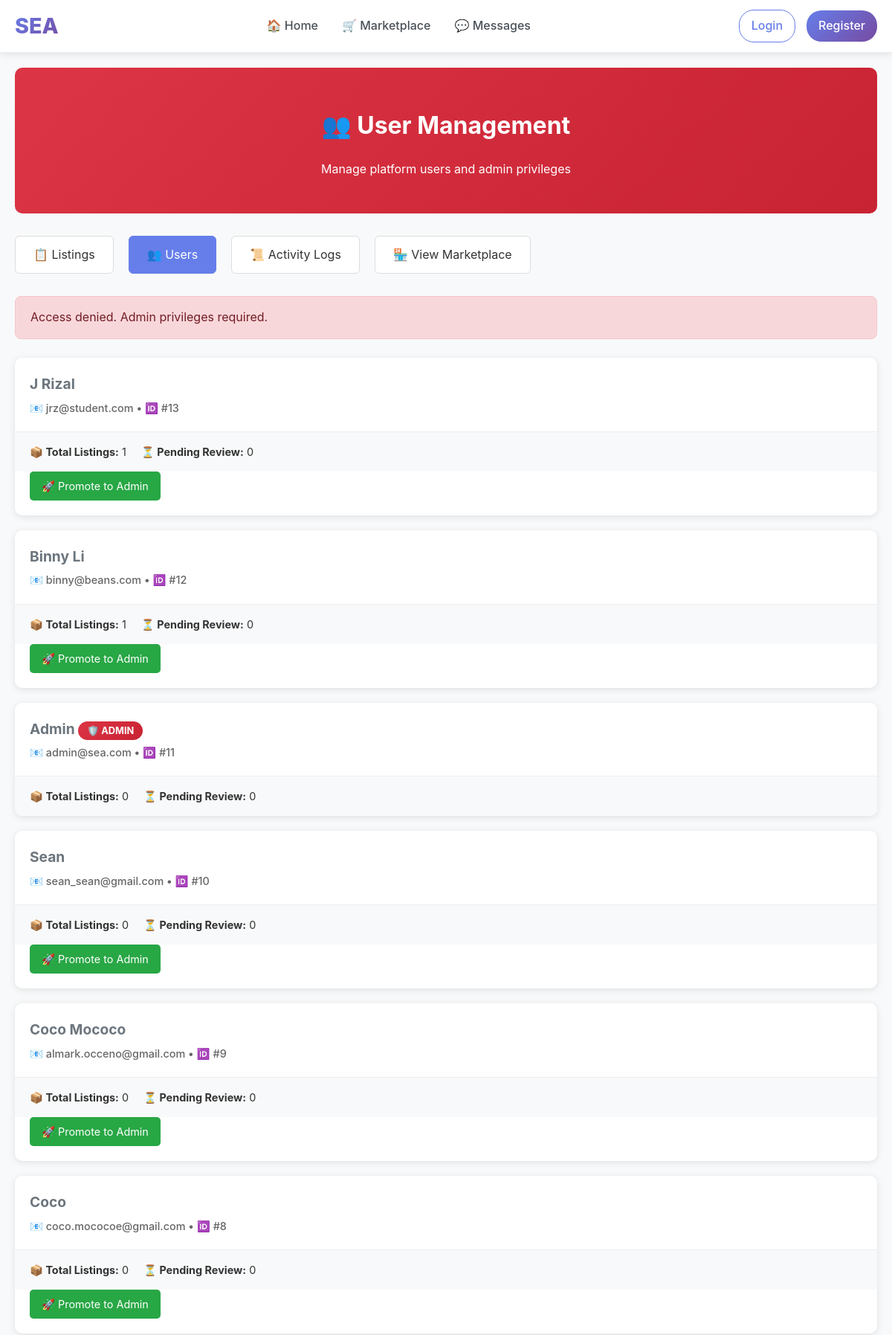
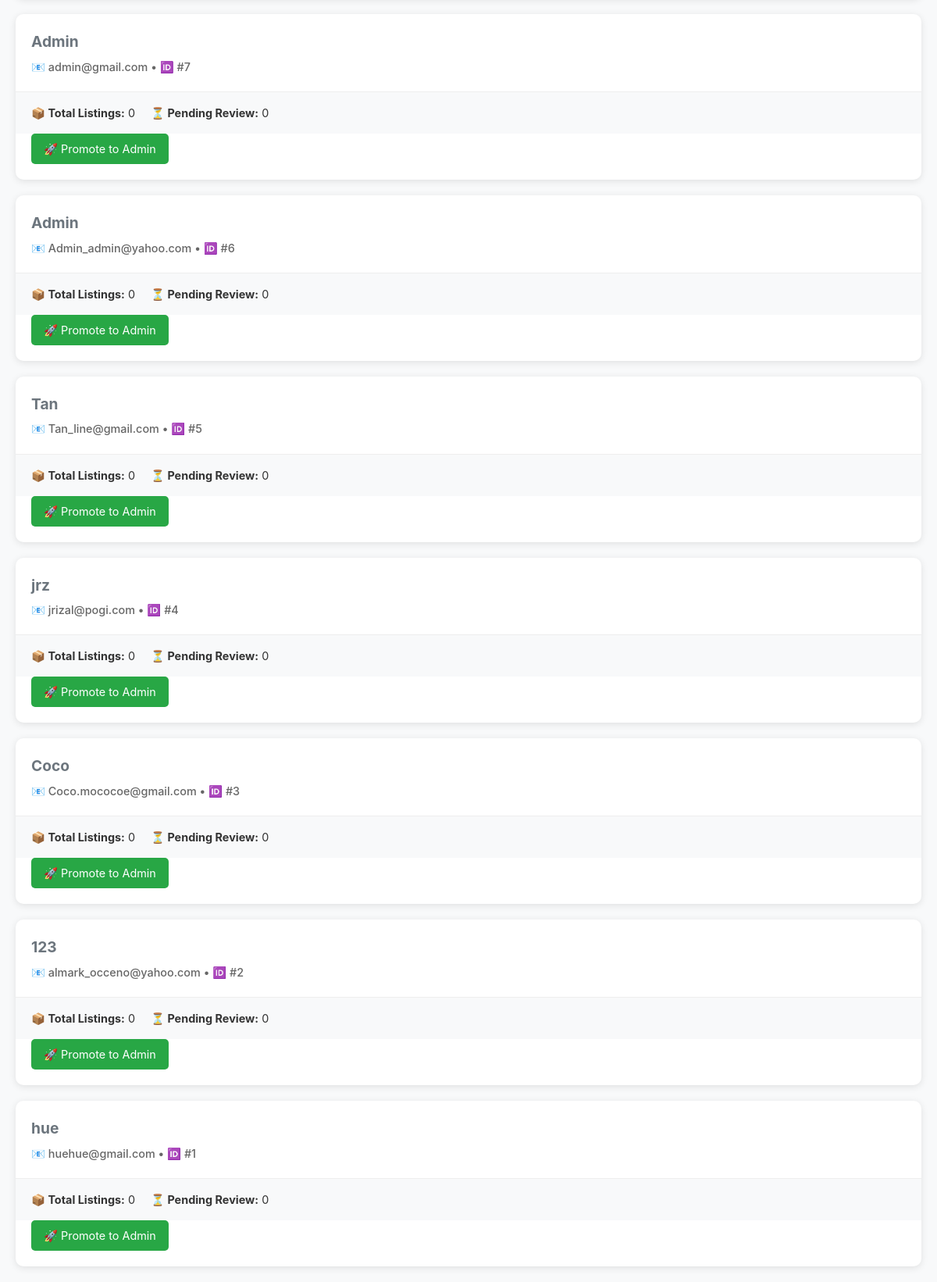
Before: /admin/users with the older database file (2 pictures, top to bottom).
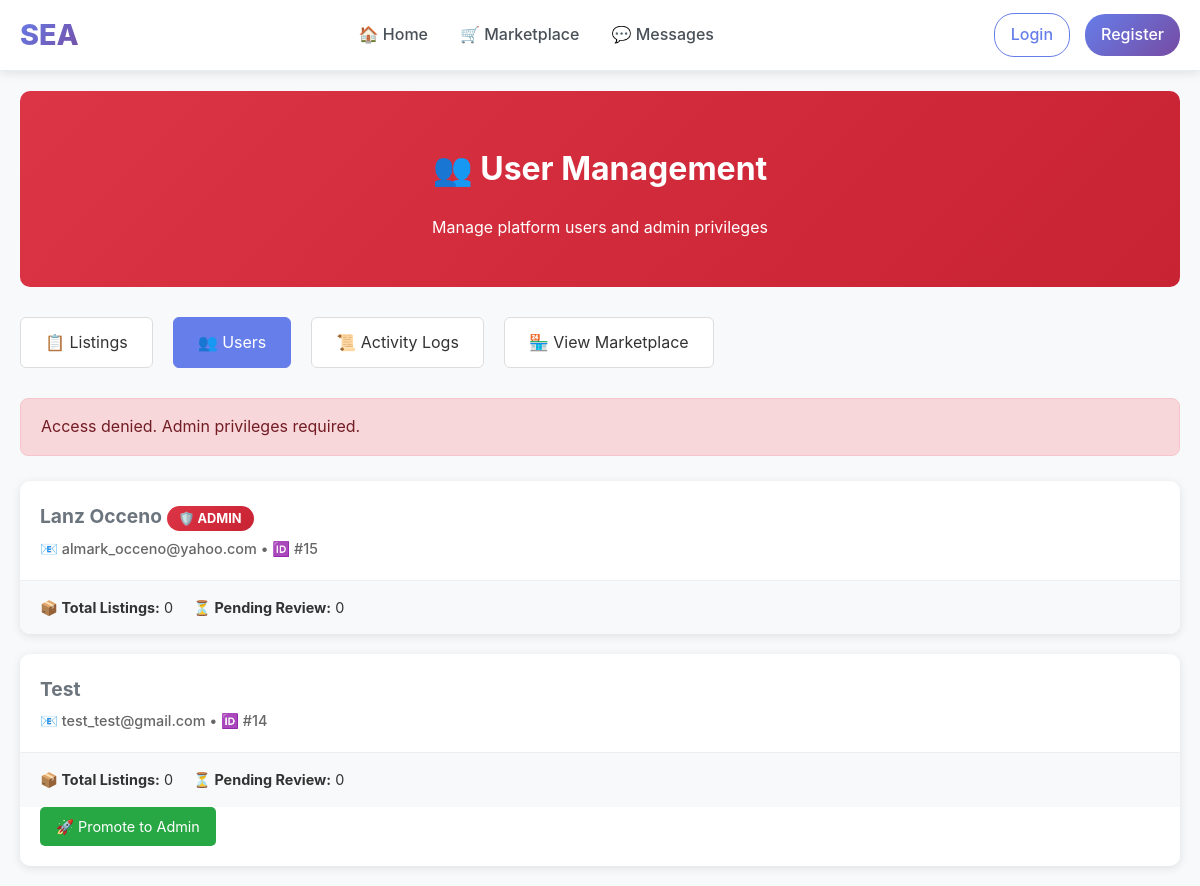
After: the same page with the newer database file.
### tables this page shows
CREATE TABLE students (
        student_id INTEGER PRIMARY KEY AUTOINCREMENT,
        name TEXT NOT NULL,
        email TEXT UNIQUE NOT NULL,
        password TEXT NOT NULL,
        org TEXT
    , is_admin INTEGER DEFAULT 0, email_verified INTEGER DEFAULT 0, verification_code TEXT DEFAULT NULL, verification_code_expires DATETIME DEFAULT NULL);

### app.py (the view)
@app.route('/admin/users')
def admin_users():
    if not require_admin():
        return redirect(url_for('home'))
    conn = get_db_connection()
    cur = conn.cursor()
    cur.execute("""
        SELECT s.*,
               COUNT(i.item_id) as item_count,
               COUNT(CASE WHEN i.moderation_status = 'pending' THEN 1 END) as pending_items
        FROM students s
        LEFT JOIN items i ON s.student_id = i.student_id
        GROUP BY s.student_id
        ORDER BY s.student_id DESC
    """)
    users = [dict(row) for row in cur.fetchall()]
    conn.close()
    return render_template('admin/users.html', users=users)

### app.py (called while the page is built, shortened)
def get_db_connection():
    db_path = os.path.join(BASE_DIR, 'database', 'marketplace.db')
    conn = sqlite3.connect(db_path, timeout=30.0)
    conn.row_factory = sqlite3.Row
    conn.execute('PRAGMA journal_mode=WAL;')
    return conn

def require_login():
    if 'user_id' not in session:
        return False

@app.context_processor
def inject_csrf_token():
    return dict(csrf_token=generate_csrf_token)

@app.context_processor
def inject_admin_status():
    return dict(is_admin_user=is_admin())

def is_admin():
    if not require_login():
        return False

def require_admin():
    if not is_admin():
        flash("Access denied. Admin privileges required.", "error")
        return redirect(url_for('home'))
    return True

### templates/admin/users.html (shortened to what this page needs)
{% extends "base.html" %}
{% block content %}
<div class="admin-page">
  <div class="admin-header">
    <h1>👥 User Management</h1>
    <p>Manage platform users and admin privileges</p>
  </div>
  <div class="admin-nav">
    <a href="{{ url_for('admin_dashboard') }}">📋 Listings</a>
    <a href="{{ url_for('admin_users') }}" class="active">👥 Users</a>
    <a href="{{ url_for('admin_logs') }}">📜 Activity Logs</a>
    <a href="{{ url_for('marketplace') }}">🏪 View Marketplace</a>
  </div>
  {% with messages = get_flashed_messages(with_categories=true) %}
    {% if messages %}
      {% for category, message in messages %}
        <div class="alert {{ category }}">
          {{ message }}
        </div>
      {% endfor %}
    {% endif %}
  {% endwith %}
  <div class="users-grid">
    {% for user in users %}
    <div class="user-card">
      <div class="user-header">
        <div class="user-info">
          <div class="user-name">
            {{ user.name }}
            {% if user.is_admin %}
              <span class="admin-badge">🛡️ ADMIN</span>
            {% endif %}
          </div>
          <div class="user-meta">
            📧 {{ user.email }} • 🆔 #{{ user.student_id }}
          </div>
        </div>
      </div>
      <div class="user-stats">
        <div><strong>📦 Total Listings:</strong> {{ user.item_count }}</div>
        <div><strong>⏳ Pending Review:</strong> {{ user.pending_items }}</div>
      </div>
      {% if not user.is_admin and user.student_id != session.user_id %}
      <div class="user-actions">
        <a href="{{ url_for('promote_user', user_id=user.student_id) }}"
           class="btn-action btn-promote"
           onclick="return confirm('Promote {{ user.name }} to admin? This will give them full moderation privileges.')">
          🚀 Promote to Admin
        </a>
      </div>
      {% endif %}
    </div>
    {% endfor %}
  </div>
</div>
{% endblock %}

### templates/base.html (shortened to what this page needs)
<!DOCTYPE html>
<html lang="en">
<head>
</head>
<body data-user-id="{% if session.get('user_id') %}{{ session.get('user_id') }}{% endif %}"{% if other %} data-other-id="{{ other['student_id'] }}"{% endif %}>
<nav class="navbar">
  <div class="nav-container">
    <a href="{{ url_for('home') }}" class="nav-brand">SEA</a>
    <div class="nav-links" id="navLinks">
      <a href="{{ url_for('home') }}">🏠 Home</a>
      <a href="{{ url_for('marketplace') }}">🛒 Marketplace</a>
      <a href="{{ url_for('messages') }}">💬 Messages</a>
    </div>
    <div class="nav-user">
      {% if session.get('user_id') %}
        <span class="user-info">👋 {{ session.get('user_name') }}</span>
        <a href="{{ url_for('logout') }}" class="btn-logout">Logout</a>
      {% else %}
        <a href="{{ url_for('login') }}" class="btn-outline">Login</a>
        <a href="{{ url_for('register') }}" class="btn-primary">Register</a>
      {% endif %}
    </div>
  </div>
</nav>
<div class="main-content">
{% block content %}{% endblock %}
</div>
{% set is_chat_page = request.endpoint == 'chat_page' %}
</body>
</html>

### templates/base.html (style rules this page uses)
* { box-sizing: border-box; }
body { margin: 0; font-family: -apple-system, BlinkMacSystemFont, 'Segoe UI', Roboto, sans-serif; background: #f8f9fa; line-height: 1.6; color: #333; }
.main-content { min-height: calc(100vh - 80px); padding-top: 0; }
.navbar { background: white; padding: 12px 0; box-shadow: 0 2px 10px rgba(0, 0, 0, 0.1); border-bottom: 1px solid #e9ecef; position: sticky; top: 0; z-index: 1000; }
.nav-container { max-width: 1200px; margin: 0 auto; padding: 0 20px; display: flex; align-items: center; justify-content: space-between; flex-wrap: wrap; gap: 20px; }
.nav-brand { font-size: 1.8rem; font-weight: 800; color: #667eea; text-decoration: none; background: linear-gradient(135deg, #667eea 0%, #764ba2 100%); -webkit-background-clip: text; background-clip: text; -webkit-text-fill-color: transparent; }
.nav-links { display: flex; align-items: center; gap: 0; flex: 1; justify-content: center; flex-wrap: wrap; }
.nav-links a { color: #495057; text-decoration: none; padding: 10px 16px; border-radius: 6px; font-weight: 500; transition: all 0.2s ease; position: relative; }
.nav-user { display: flex; align-items: center; gap: 15px; flex-wrap: wrap; }
.user-info { color: #6c757d; font-size: 0.9rem; font-weight: 500; }
.nav-user a { color: #495057; text-decoration: none; padding: 8px 16px; border-radius: 20px; font-weight: 500; transition: all 0.2s ease; border: 1px solid transparent; }
.nav-user a.btn-primary { background: linear-gradient(135deg, #667eea 0%, #764ba2 100%); color: white; border: none; }
.nav-user a.btn-outline { border: 1px solid #667eea; color: #667eea; }

### templates/admin/users.html (style rules this page uses)
.admin-page { padding: 20px; max-width: 1200px; margin: 0 auto; }
.admin-header { background: linear-gradient(135deg, #dc3545 0%, #c82333 100%); color: white; padding: 30px; border-radius: 10px; margin-bottom: 30px; text-align: center; }
.admin-nav { display: flex; gap: 20px; margin-bottom: 30px; flex-wrap: wrap; }
.admin-nav a { background: #fff; color: #333; padding: 12px 24px; border-radius: 6px; text-decoration: none; border: 1px solid #ddd; transition: all 0.3s ease; }
.admin-nav a:hover, .admin-nav a.active { background: #667eea; color: white; border-color: #667eea; }
.users-grid { display: grid; gap: 20px; }
.user-card { background: white; border-radius: 10px; box-shadow: 0 2px 10px rgba(0,0,0,0.1); overflow: hidden; }
.user-header { display: flex; justify-content: space-between; align-items: center; padding: 20px; border-bottom: 1px solid #eee; }
.user-info { flex: 1; }
.user-name { font-size: 1.2rem; font-weight: bold; margin-bottom: 5px; }
.user-meta { color: #666; font-size: 0.9rem; }
.admin-badge { background: linear-gradient(135deg, #dc3545, #c82333); color: white; padding: 5px 12px; border-radius: 20px; font-size: 0.8rem; font-weight: bold; }
.user-stats { display: flex; gap: 20px; padding: 15px 20px; background: #f8f9fa; font-size: 0.9rem; }
.user-actions { display: flex; gap: 10px; padding: 0 20px 20px; }
.btn-action { padding: 8px 16px; border: none; border-radius: 5px; cursor: pointer; font-size: 0.9rem; text-decoration: none; display: inline-block; transition: all 0.3s ease; }
.btn-promote { background: #28a745; color: white; }
.alert { padding: 15px 20px; border-radius: 8px; margin-bottom: 25px; }
.alert.error { background: #f8d7da; color: #721c24; border: 1px solid #f5c6cb; }

Changed rows visible on the page:
removed students: name "J Rizal", email "jrz@student.com", student_id "13", item_count "1", pending_items "0"
removed students: name "Binny Li", email "binny@beans.com", student_id "12", item_count "1", pending_items "0"
removed students: name "Admin", is_admin "🛡️ ADMIN", email "admin@sea.com", student_id "11", item_count "0", pending_items "0"
removed students: name "Sean", email "sean_sean@gmail.com", student_id "10", item_count "0", pending_items "0"
removed students: name "Coco Mococo", email "almark.occeno@gmail.com", student_id "9", item_count "0", pending_items "0"
removed students: name "Coco", email "coco.mococoe@gmail.com", student_id "8", item_count "0", pending_items "0"
removed students: name "Admin", email "admin@gmail.com", student_id "7", item_count "0", pending_items "0"
removed students: name "Admin", email "Admin_admin@yahoo.com", student_id "6", item_count "0", pending_items "0"
removed students: name "Tan", email "Tan_line@gmail.com", student_id "5", item_count "0", pending_items "0"
removed students: name "jrz", email "jrizal@pogi.com", student_id "4", item_count "0", pending_items "0"
removed students: name "Coco", email "Coco.mococoe@gmail.com", student_id "3", item_count "0", pending_items "0"
removed students: name "123", email "almark_occeno@yahoo.com", student_id "2", item_count "0", pending_items "0"
removed students: name "hue", email "huehue@gmail.com", student_id "1", item_count "0", pending_items "0"
added students: name "Lanz Occeno", is_admin "🛡️ ADMIN", email "almark_occeno@yahoo.com", student_id "15", item_count "0", pending_items "0"
added students: name "Test", email "test_test@gmail.com", student_id "14", item_count "0", pending_items "0"
